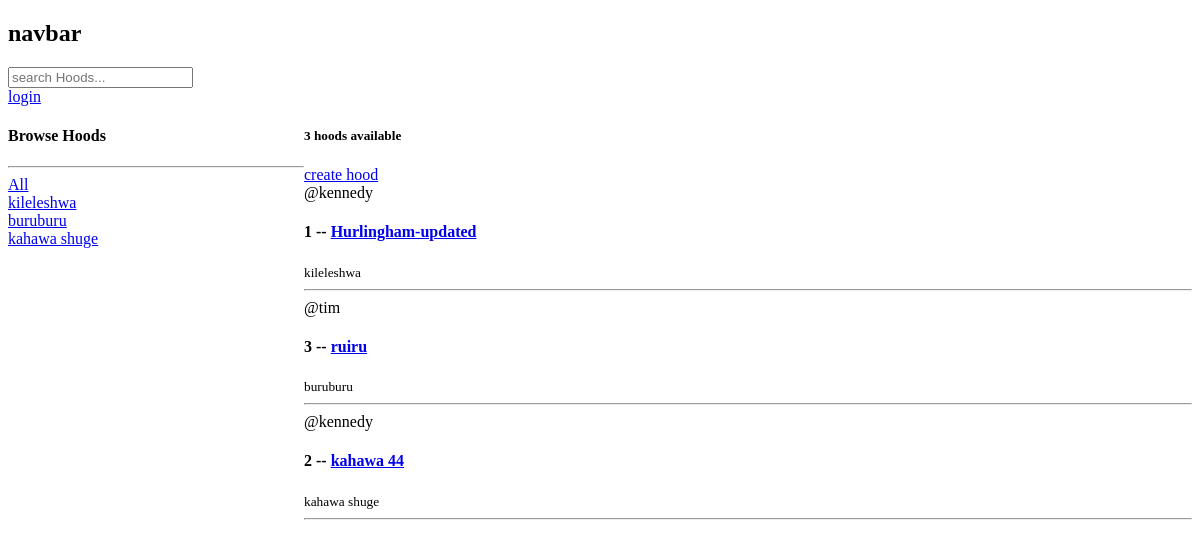
The app's page /, older data.
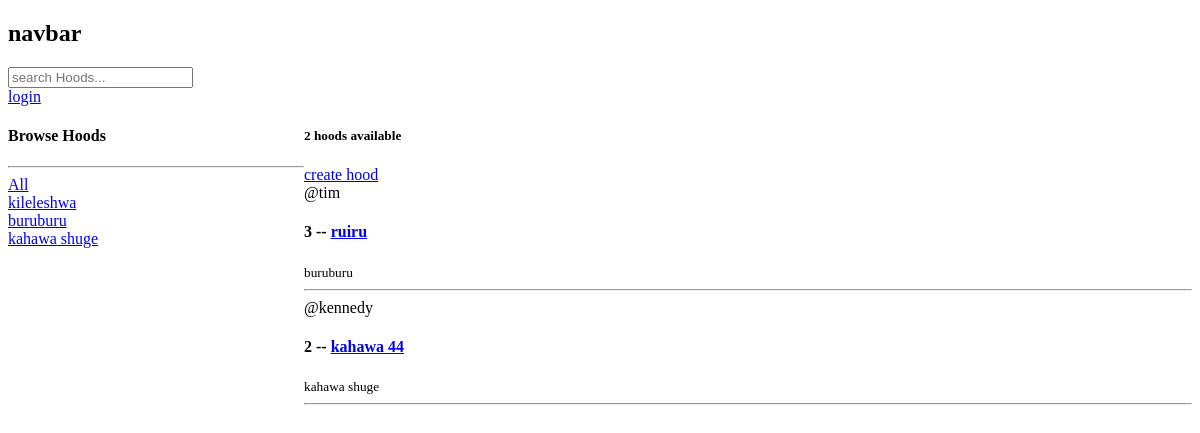
The same page, newer data.
### app/models.py (models this page shows, shortened)
class Location(models.Model):
    name = models.CharField(max_length=200)

class Hood(models.Model):
    host = models.ForeignKey(User, on_delete=models.SET_NULL, null=True)
    name = models.CharField(max_length=100)
    location = models.ForeignKey(Location, on_delete=models.SET_NULL, null=True)
    updated = models.DateTimeField(auto_now=True)
    created = models.DateTimeField(auto_now_add=True)
    class Meta:
        ordering = ['-updated', '-created']

### app/views.py (the view)
# urls.py: path('', views.home, name='home'),
def home(request):
    q = request.GET.get('q') if request.GET.get('q') != None else ''
    hoods = Hood.objects.filter(Q(location__name__icontains=q) | Q(name__icontains=q))
    locations = Location.objects.all()
    hood_count = hoods.count()
    context = {
        'hoods':hoods,
        'locations':locations,
        'hood_count':hood_count
    }
    return render(request, 'app/home.html', context)

### app/templates/app/home.html (shortened to what this page needs)
{% extends 'base.html' %}
{% block content %}
<div class="container home-container">
        <div>
            <h4>Browse Hoods</h4>
            <hr>
            <div>
                <a href="{% url 'home' %}">All</a>
            </div>
            {% for locale in locations %}
                <div>
                    <a href="{% url 'home' %}?q={{ locale.name }}">{{ locale.name }}</a>
                </div>
            {% endfor %}
        </div>
        <div>
            <h5>{{ hood_count }} hoods available</h5>
            <a href="{% url 'create_hood' %}">create hood</a>
            {% for hood in hoods %}
            <div>
                <span>@{{ hood.host.username }}</span>
                <h4>{{ hood.id }} -- <a href="{% url 'hood' hood.id %}">{{ hood.name }}</a></h4>
                <small>{{hood.location.name}}</small>
                <hr>
            </div>
            {% endfor %}
        </div>
</div>
{% endblock %}

Row changes from the older to the newer data that the page shows:
removed Hood: host.username "kennedy", id "1", name "Hurlingham-updated", location.name "kileleshwa"
Text that changed along with them:
{{ hood_count }}: "3" → "2"
